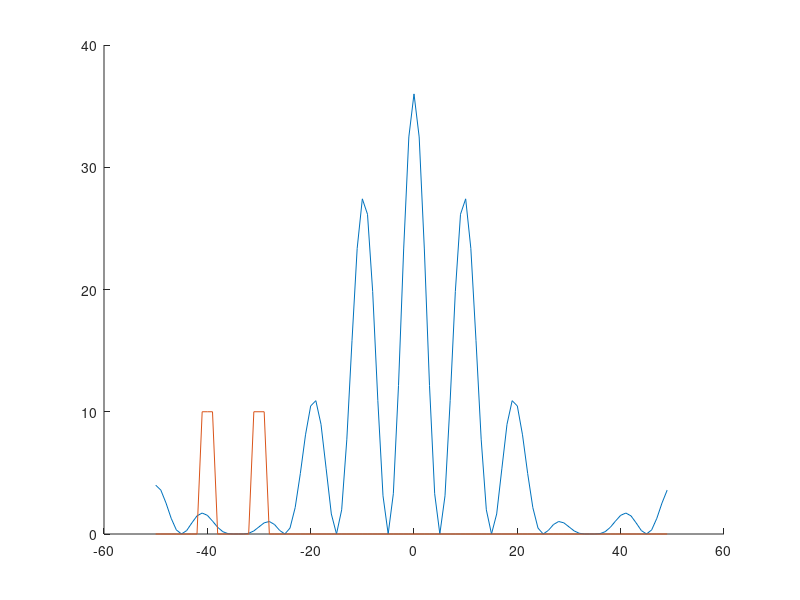

MATLAB code for this plot:
n = 100;
S = zeros(1, n)
spalts = 2;
% fler spalter = fler v?gor som interfererar
width = 2;
% bredare spalt = v?gen interfererar med sig sj?lv?
space = 10;
% mer avst?nd = mer interferens?
for i = 1:spalts
    S(space*i: space*i+width) = 1;
end

X = fft(S);

f = (0:n-1);
pow = abs(X.^2);
%plot(f, pow)

Y = fftshift(X);
fsh = (-n/2:n/2-1);
pows = abs(Y.^2);
hold on
plot(fsh, pows)
plot(fsh, S.*10)
%axis([ -10 10 0 20]);